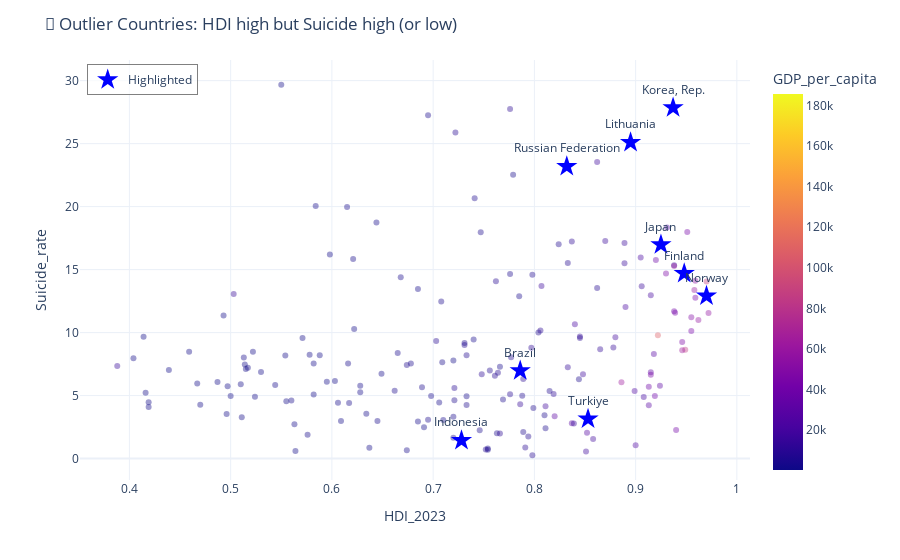

The code cell stored with this chart in its notebook:
### Code cell
# 5️⃣ ANOMALY HIGHLIGHTING
#Highlight outlier: Korea Selatan, Jepang, Lithuania (HDI tinggi tapi suicide tinggi)
#Negara kontras: Norwegia, Finland (HDI tinggi, suicide rendah)
highlight_countries = ["Korea, Rep.", "Japan", "Lithuania", "Norway", "Finland", "Indonesia", "Turkiye", "Brazil", "Russian Federation"]
subset = df_merge_mean[df_merge_mean["Country Name"].isin(highlight_countries)]

fig = px.scatter(
    df_merge_mean,
    x="HDI_2023",
    y="Suicide_rate",
    opacity=0.4,
    color="GDP_per_capita",
    hover_name="Country Name",
    template="plotly_white"
)
fig.add_trace(go.Scatter(
    x=subset["HDI_2023"],
    y=subset["Suicide_rate"],
    mode="markers+text",
    text=subset["Country Name"],
    textposition="top center",
    marker=dict(size=16, color="blue", symbol="star"),
    name="Highlighted"
))

fig.update_layout(
    title="🔎 Outlier Countries: HDI high but Suicide high (or low)",
    legend=dict(
        x=0.01,         # posisi horizontal (0 = kiri)
        y=0.99,         # posisi vertikal (1 = atas)
        bgcolor="rgba(255,255,255,0.7)",
        bordercolor="gray",
        borderwidth=1
    )
)

fig.show()

### Figure 1 — Plotly figure (JSON) as saved in the notebook; plotly's stock layout.template omitted (floating-point values rounded to 4 significant figures; data arrays with more than 128 entries replaced by an {"elided": "..."} marker saying what was removed)
{"data": [{"hovertemplate": "<b>%{hovertext}</b><br><br>HDI_2023=%{x}<br>Suicide_rate=%{y}<br>GDP_per_capita=%{marker.color}<extra></extra>", "hovertext": {"elided": "266 str values"}, "legendgroup": "", "marker": {"color": {"elided": "266 float values"}, "coloraxis": "coloraxis", "opacity": 0.4, "symbol": "circle"}, "mode": "markers", "name": "", "orientation": "v", "showlegend": false, "type": "scatter", "x": {"elided": "266 float values"}, "xaxis": "x", "y": {"elided": "266 float values"}, "yaxis": "y"}, {"marker": {"color": "blue", "size": 16, "symbol": "star"}, "mode": "markers+text", "name": "Highlighted", "text": ["Brazil", "Finland", "Indonesia", "Japan", "Korea, Rep.", "Lithuania", "Norway", "Russian Federation", "Turkiye"], "textposition": "top center", "type": "scatter", "x": [0.786, 0.948, 0.728, 0.925, 0.937, 0.895, 0.97, 0.832, 0.853], "y": [6.978, 14.69, 1.44, 16.98, 27.85, 25.09, 12.91, 23.19, 3.147]}], "layout": {"coloraxis": {"colorbar": {"title": {"text": "GDP_per_capita"}}, "colorscale": [[0, "#0d0887"], [0.1111, "#46039f"], [0.2222, "#7201a8"], [0.3333, "#9c179e"], [0.4444, "#bd3786"], [0.5556, "#d8576b"], [0.6667, "#ed7953"], [0.7778, "#fb9f3a"], [0.8889, "#fdca26"], [1, "#f0f921"]]}, "legend": {"bgcolor": "rgba(255,255,255,0.7)", "bordercolor": "gray", "borderwidth": 1, "tracegroupgap": 0, "x": 0.01, "y": 0.99}, "margin": {"t": 60}, "title": {"text": "🔎 Outlier Countries: HDI high but Suicide high (or low)"}, "xaxis": {"anchor": "y", "domain": [0, 1], "title": {"text": "HDI_2023"}}, "yaxis": {"anchor": "x", "domain": [0, 1], "title": {"text": "Suicide_rate"}}}}
